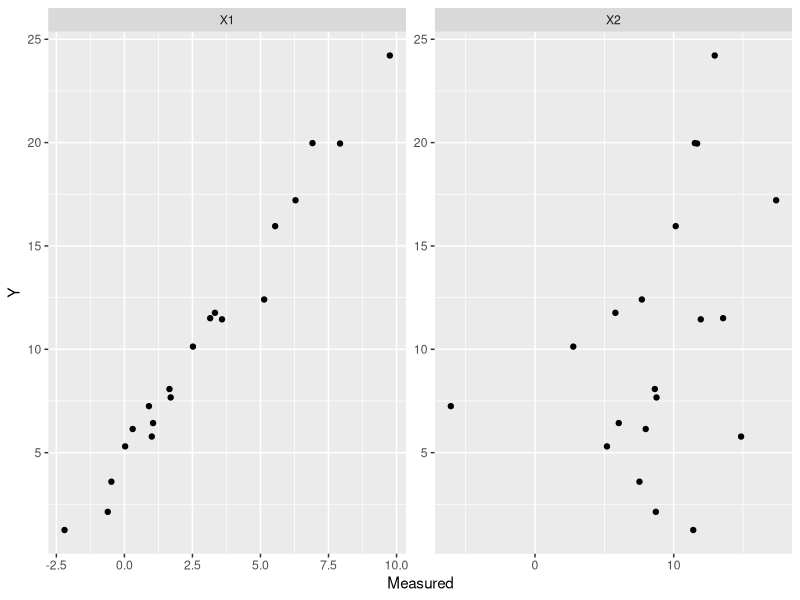
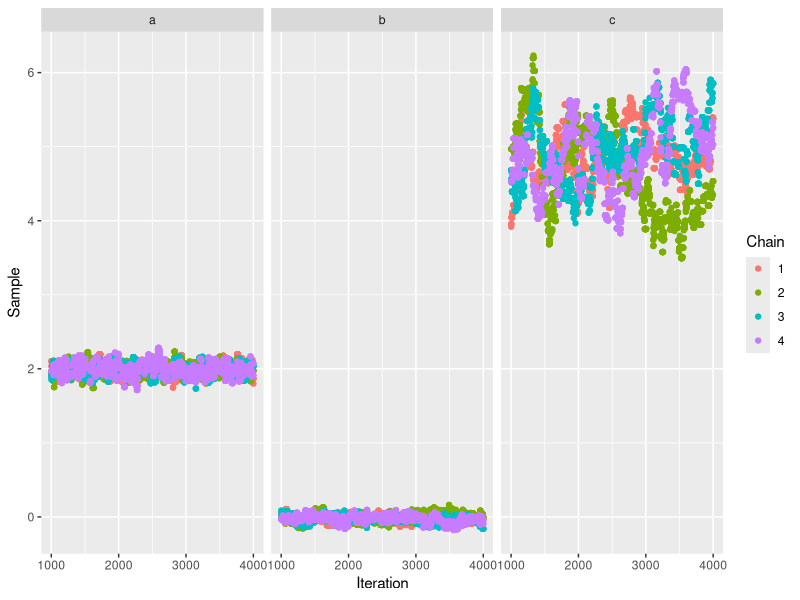
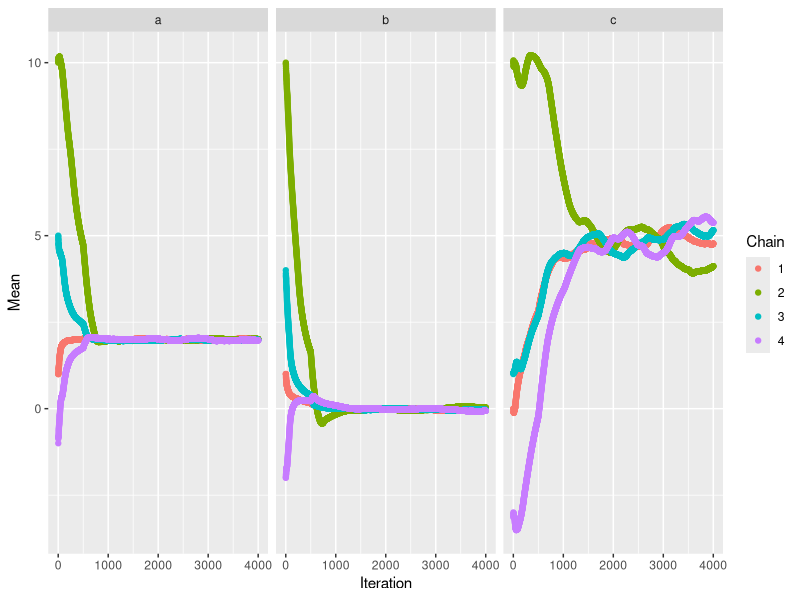

Generate these figures, in order, with R:
## ---- chunk 1
data = (function(){
    N_samples = 20
    X1 = rnorm(N_samples, mean = 3, sd = 3)
    X2 = rnorm(N_samples, mean = 10, sd = 4)
    return(tibble::tibble(X1 = X1,
                          X2 = X2,
                          Y = rnorm(N_samples, mean = 2*X1 + 5, sd = 1))
    )
})()

data |>
    tidyr::pivot_longer(cols = c("X1", "X2"), names_to = "Variable", values_to = "Measured") |>
    ggplot2::ggplot(ggplot2::aes(x = Measured, y = Y)) +
    ggplot2::geom_point() +
    ggplot2::facet_wrap(~Variable, scale = "free")

## ---- chunk 2
initial_samples = list(c(a = 1, b = 1, c = 0),
                       c(a = 10, b = 10, c = 10),
                       c(a = 5, b = 4, c = 1),
                       c(a = -1, b = -2, c = -3))
number_samples = 4000
proposal_sd = 2^-3

log_posterior <- function(x){
    a = x[1]
    b = x[2]
    c = x[3]
    mu = a*data$X1 + b*data$X2 + c
    return(sum(dnorm(x = data$Y, mean = mu, sd = 1, log = TRUE)))
}

transition_kernel <- function(current){
    proposed = current + rnorm(3, 0, proposal_sd)
    log_acceptance_criteria = log_posterior(proposed) + sum(dnorm(current, proposed, proposal_sd, log=TRUE)) - log_posterior(current) - sum(dnorm(proposed, current, proposal_sd, log=TRUE))
    if(log(runif(1, 0, 1)) > log_acceptance_criteria){
        proposed = current
    }
    return(proposed)
}

generate_mcmc_chain <- function(initial_sample){
    return(
           purrr::accumulate(.x = 1:number_samples,
                             .f = ~ transition_kernel(.x),
                             .init = initial_sample)
    )
}

mcmc_chains = purrr::map(.x = initial_samples,
                         .f = ~ tibble::tibble(Sample = generate_mcmc_chain(.x)) |>
                             dplyr::mutate(Iteration = dplyr::row_number())) |>
                dplyr::bind_rows(.id = "Chain") |>
                tidyr::unnest_wider(Sample) |>
                tidyr::pivot_longer(cols = c("a", "b", "c"), values_to = "Sample", names_to = "Variable")


mcmc_chains |>
    dplyr::filter(Iteration > 1000) |>
    ggplot2::ggplot(ggplot2::aes(x = Iteration, y = Sample, color = Chain)) +
    ggplot2::geom_point() +
    ggplot2::facet_wrap(~Variable)

mcmc_chains |>
    dplyr::group_by(Variable, Chain) |>
    dplyr::arrange(Iteration, .by_group = TRUE) |>
    dplyr::mutate(Mean = slider::slide_dbl(Sample, mean, .before=499)) |>
    ggplot2::ggplot(ggplot2::aes(x = Iteration, y = Mean, color = Chain)) +
    ggplot2::geom_point() +
    ggplot2::facet_wrap(~Variable)
